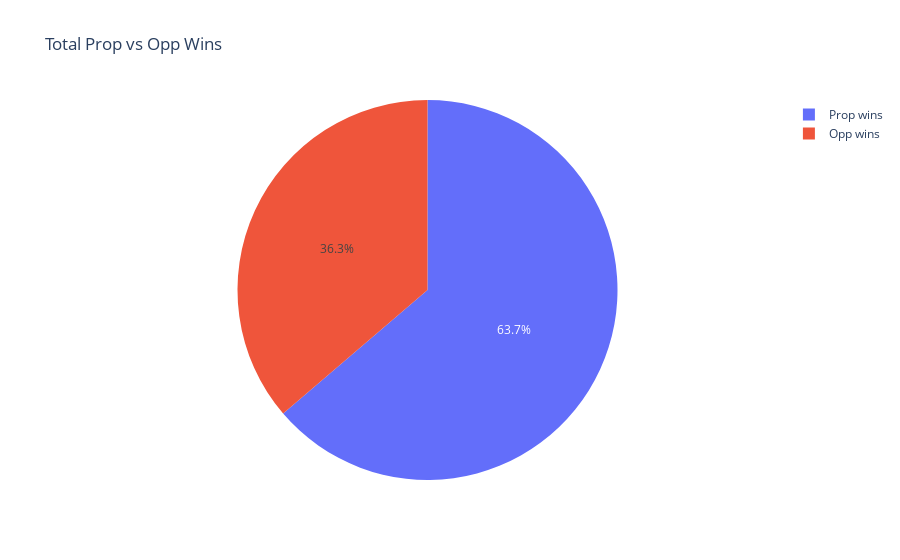

This figure's notebook cell:
### Markdown cell above
### Team wins (balance)

### Code cell
prop_wins = df['Prop wins'].sum()
opp_wins = df['Opp wins'].sum()

print(prop_wins, opp_wins)

px.pie(
    values=[prop_wins, opp_wins],
    names=['Prop wins', 'Opp wins'],
    title='Total Prop vs Opp Wins',
).show()

### Figure 1 — Plotly figure (JSON) as saved in the notebook; plotly's stock layout.template omitted (floating-point values rounded to 4 significant figures)
{"data": [{"domain": {"x": [0, 1], "y": [0, 1]}, "hovertemplate": "label=%{label}<br>value=%{value}<extra></extra>", "labels": ["Prop wins", "Opp wins"], "legendgroup": "", "name": "", "showlegend": true, "type": "pie", "values": [290.0, 165.0]}], "layout": {"legend": {"tracegroupgap": 0}, "title": {"text": "Total Prop vs Opp Wins"}}}
